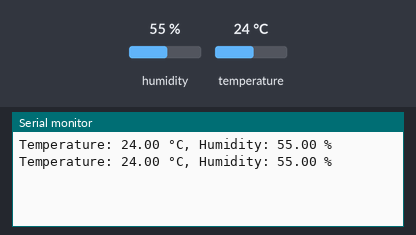
The sketch below on a simulated ESP32. Parts: the last lines printed to the serial monitor. The test bench sets the inputs (shaded band); at power-on: humidity 55 %, temperature 24 °C.

Above: at 4.8 s.
4.9 s: humidity set to 22 %
At 6.6 s:
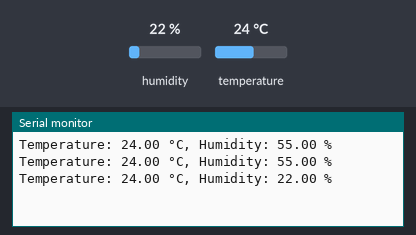
7.9 s: temperature set to 12 °C
At 9.0 s:
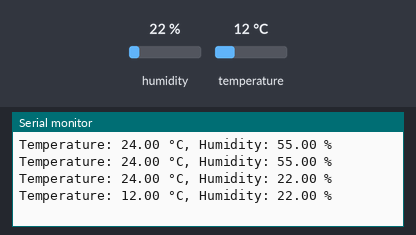
10.9 s: humidity set to 40 %
At 12.5 s:
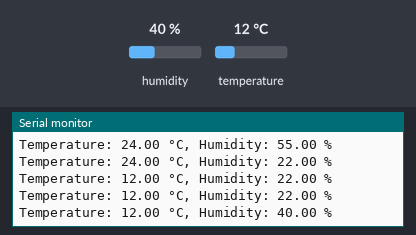
Timing chart, 0 to 14.0 s (numbered marks = the images above; inputs shaded):
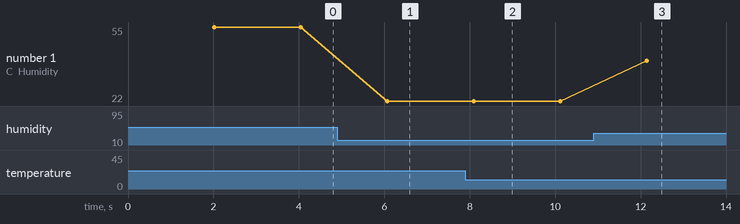

The sketch:

Temperature.ino
```cpp
#include "DHT.h"

#define DHTPIN 4      // Pin where the DHT11 is connected (change this if you used a different GPIO)
#define DHTTYPE DHT11 // DHT 11

DHT dht(DHTPIN, DHTTYPE);

void setup() {
    Serial.begin(9600); // Start the Serial communication
    dht.begin();        // Initialize the DHT11 sensor
}

void loop() {
    // Wait a few seconds between measurements
    delay(2000);

    // Read temperature as Celsius
    float t = dht.readTemperature();
    // Read humidity
    float h = dht.readHumidity();

    // Check if any reads failed and exit early (to try again).
    if (isnan(t) || isnan(h)) {
        Serial.println("Failed to read from DHT sensor!");
        return;
    }

    // Print the results to the Serial Monitor
    Serial.print("Temperature: ");
    Serial.print(t);
    Serial.print(" °C, Humidity: ");
    Serial.print(h);
    Serial.println(" %");
}
```

Measured:
- after the input at 4.9 s, the serial monitor: prints a new line after 1.2 s (image 1)
- after the input at 7.9 s, the serial monitor: prints a new line after 0.19 s (image 2)
- after the input at 10.9 s, the serial monitor: prints a new line after 1.2 s (image 3)
- plotted number 1: 55 → 22 after the input at 4.9 s, 22 → 40 after the input at 10.9 s
